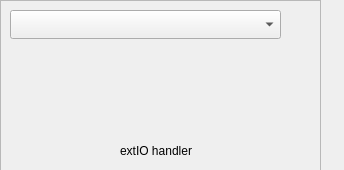
<?xml version="1.0" encoding="UTF-8"?>
<ui version="4.0">
 <class>extioWidget</class>
 <widget class="QWidget" name="extioWidget">
  <property name="geometry">
   <rect>
    <x>0</x>
    <y>0</y>
    <width>344</width>
    <height>170</height>
   </rect>
  </property>
  <property name="windowTitle">
   <string>Form</string>
  </property>
  <widget class="QFrame" name="frame">
   <property name="geometry">
    <rect>
     <x>0</x>
     <y>0</y>
     <width>321</width>
     <height>231</height>
    </rect>
   </property>
   <property name="frameShape">
    <enum>QFrame::StyledPanel</enum>
   </property>
   <property name="frameShadow">
    <enum>QFrame::Raised</enum>
   </property>
   <widget class="QLabel" name="label">
    <property name="geometry">
     <rect>
      <x>120</x>
      <y>140</y>
      <width>121</width>
      <height>21</height>
     </rect>
    </property>
    <property name="text">
     <string>extIO handler</string>
    </property>
   </widget>
   <widget class="QLabel" name="nameofdll">
    <property name="geometry">
     <rect>
      <x>10</x>
      <y>80</y>
      <width>131</width>
      <height>21</height>
     </rect>
    </property>
    <property name="text">
     <string/>
    </property>
   </widget>
   <widget class="QLabel" name="status">
    <property name="geometry">
     <rect>
      <x>10</x>
      <y>40</y>
      <width>261</width>
      <height>31</height>
     </rect>
    </property>
    <property name="text">
     <string/>
    </property>
   </widget>
   <widget class="QComboBox" name="theSelector">
    <property name="geometry">
     <rect>
      <x>10</x>
      <y>10</y>
      <width>271</width>
      <height>29</height>
     </rect>
    </property>
   </widget>
   <widget class="QLabel" name="deviceName">
    <property name="geometry">
     <rect>
      <x>10</x>
      <y>120</y>
      <width>261</width>
      <height>21</height>
     </rect>
    </property>
    <property name="text">
     <string/>
    </property>
   </widget>
  </widget>
 </widget>
 <resources/>
 <connections/>
</ui>
